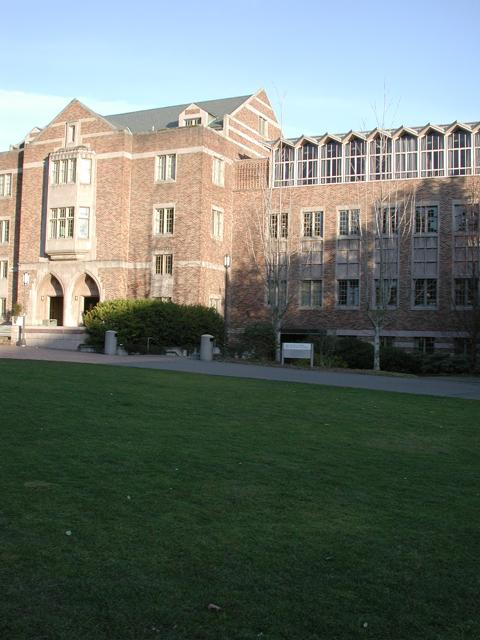
#> input picture assign_2/input_images/campus_010.jpg, 480 x 640 px
$ python main.py --images input_images --output out.png
#> lines starting #> are read from the running program, lines starting #| are printed output that depends on the picture
# Program for assignment 2
#import module
import numpy as np
import cv2
import image_functions
import sys, os
import argparse
import imutils
from imutils import paths
from matplotlib import pyplot as plt

#----------------------------------------------------------------------------------
# construct the argument parser and parse the arguments
ap = argparse.ArgumentParser()
ap.add_argument("-i", "--images", type=str, required=True, help="path to input directory of images to stitch")
ap.add_argument("-o", "--output", type=str, required=True, help="path to the output image")
args = vars(ap.parse_args())

# grab the paths to the input images and initialize our images list
print("[INFO] loading images...")
imagePaths = sorted(list(paths.list_images(args["images"])))
images = []

#loading and swaping image channels for proper display in matplotlib
img1 = cv2.imread(imagePaths[0])
#> img1 is the input picture: shape (640, 480, 3); mean B, G, R 108.1, 115.4, 106.2
img1 = cv2.cvtColor(img1, cv2.COLOR_BGR2RGB)
img2 = cv2.imread(imagePaths[1])
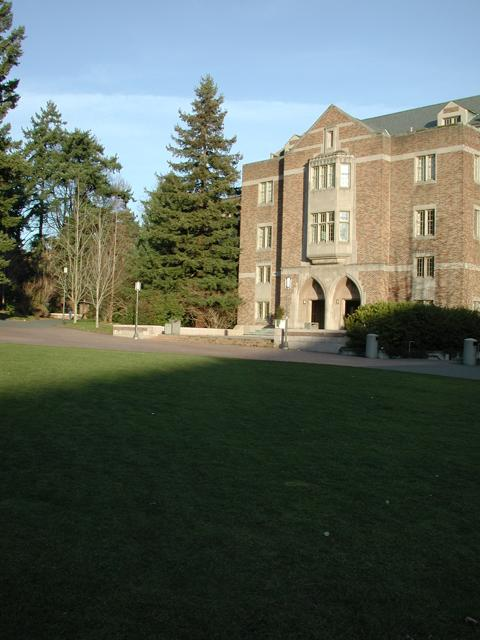
#> input picture assign_2/input_images/campus_011.jpg, 480 x 640 px
#> img2 is the input picture: shape (640, 480, 3); mean B, G, R 91.1, 100.8, 91.7
img2 = cv2.cvtColor(img2, cv2.COLOR_BGR2RGB)
print('Image1 size: ',img1.shape,'Image 2 size: ', img2.shape)
#| Image1 size:  (640, 480, 3) Image 2 size:  (640, 480, 3)

fig = plt.figure()
ax1 = fig.add_subplot(121)
ax2 = fig.add_subplot(122)
ax1.imshow(img1), ax1.set_title('Image 1')
ax2.imshow(img2), ax2.set_title('Image 2')

#function to get pixel values from the given image using mouse pointer using matplotlib
counter = 1
def onclick(event):
    global ix, iy
    ix, iy = event.xdata, event.ydata
    global coords
    global counter
    if counter == 1:
        coords[0].append((ix, iy))
    else:
        coords[1].append((ix, iy))
    counter = counter * -1

    if len(coords[1]) == 4:
        fig.canvas.mpl_disconnect(cid)
        plt.close(1)
    return

coords = [[], []]
cid = fig.canvas.mpl_connect('button_press_event', onclick)

plt.show(1)
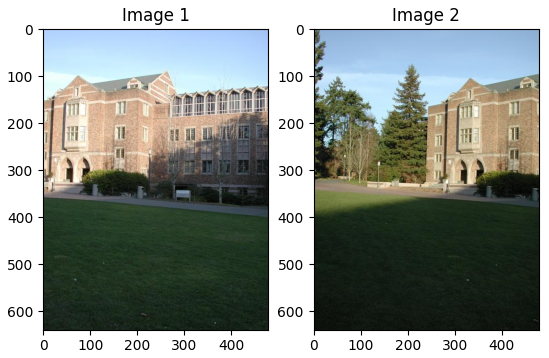
#> figure drawn by matplotlib, 2 panels

pts1 = np.float32(coords[0])
pts2 = np.float32(coords[1])

#> (the run stopped early here; a loop or call above may not have finished)
